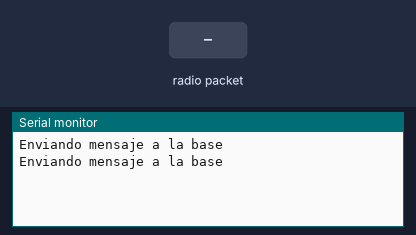
The sketch below on a simulated Arduino Uno, built with avr-gcc and run on an emulated ATmega328P. On the bench: the last lines printed to the serial monitor. Inputs (shaded band) come from the test bench. No radio packets arrive unless stated.

Above: at 1.9 s.
2.0 s: radio packet "1" arrives
At 2.6 s:
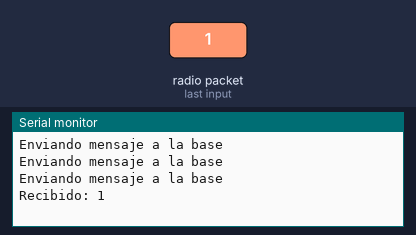
3.6 s: radio packet "0" arrives
At 4.9 s:
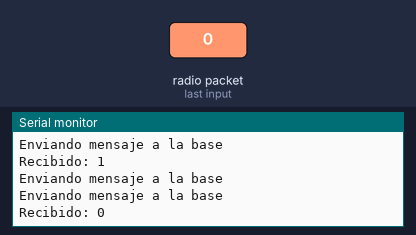
5.1 s: radio packet "2" arrives
At 6.2 s:
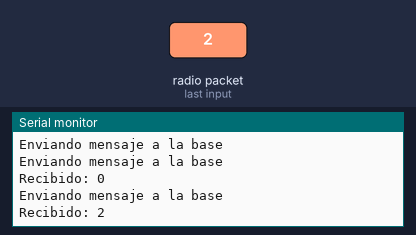

The sketch:

receptor.ino
```cpp
#include <SPI.h>  // incluye libreria SPI para comunicacion con el modulo
#include <RH_NRF24.h> // incluye la seccion NRF24 de la libreria RadioHead

RH_NRF24 nrf24;   // crea objeto con valores por defecto para bus SPI
      // y pin digital numero 8 para CE
void setup()
{
  Serial.begin(9600);   // inicializa monitor serie a 9600 bps
  if (!nrf24.init())    // si falla inicializacion de modulo muestra texto
    Serial.println("fallo de inicializacion");
  if (!nrf24.setChannel(2)) // si falla establecer canal muestra texto
    Serial.println("fallo en establecer canal");
  if (!nrf24.setRF(RH_NRF24::DataRate250kbps, RH_NRF24::TransmitPower0dBm)) // si falla opciones
    Serial.println("fallo en opciones RF");             // RF muestra texto

}

void loop()
{
  Serial.println("Enviando mensaje a la base"); // muestra texto
  uint8_t data[] = "Hola desde lejos!";   // almacena texto a enviar
  nrf24.send(data, sizeof(data));   // envia el texto

  nrf24.waitPacketSent();     // espera hasta realizado el envio

  uint8_t buf[RH_NRF24_MAX_MESSAGE_LEN];  // buffer con longitud maxima de 32 bytes
  uint8_t len = sizeof(buf);      // obtiene longitud de la cadena

  if (nrf24.available())      // si hay informacion disponible
  {
    if (nrf24.recv(buf, &len))      // si hay informacion valida en el buffer
    {
      Serial.print("Recibido: ");   // muestra texto
      Serial.println((char*)buf);   // muestra contenido del buffer
    }
    else          // si falla la recepcion
    {
      Serial.println("fallo en recepcion"); // muestra texto
    }
  }
  delay(1000);    // demora de 1 segundo entre envios

}
```

Measured:
- after the input at 2.0 s, the serial monitor: prints a new line after 0.18 s (image 1)
- after the input at 3.6 s, the serial monitor: prints a new line after 0.70 s (image 2)
- after the input at 5.1 s, the serial monitor: prints a new line after 0.27 s (image 3)
